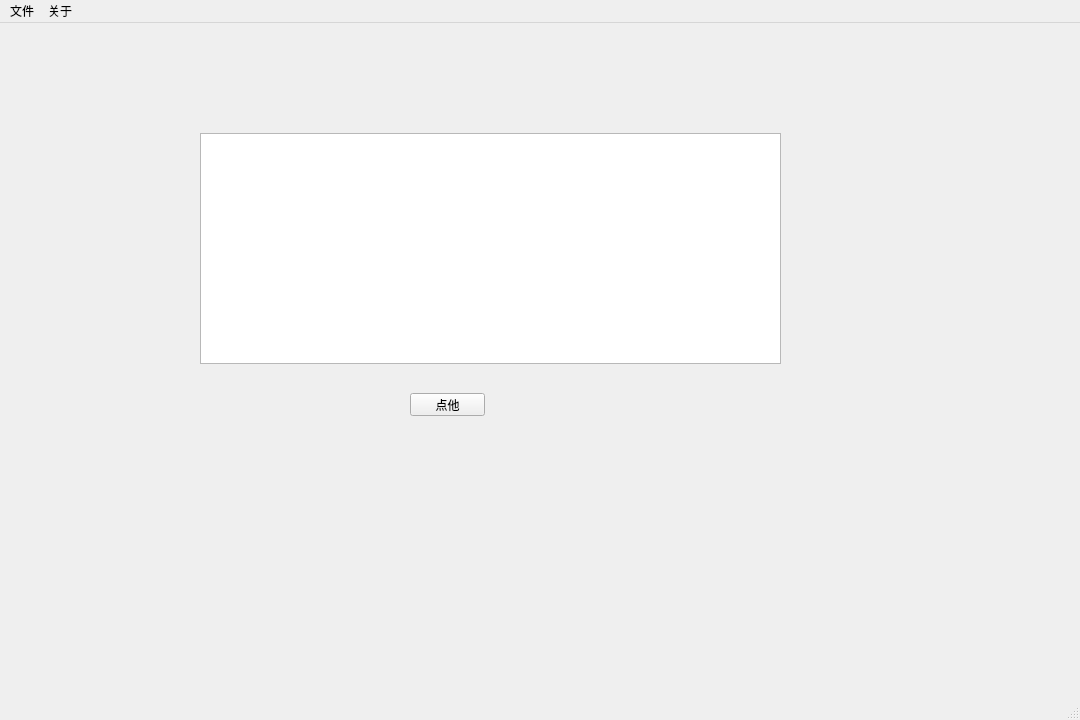
<?xml version="1.0" encoding="UTF-8"?>
<ui version="4.0">
 <class>MainWindow</class>
 <widget class="QMainWindow" name="MainWindow">
  <property name="geometry">
   <rect>
    <x>0</x>
    <y>0</y>
    <width>1080</width>
    <height>720</height>
   </rect>
  </property>
  <property name="windowTitle">
   <string>MainWindow</string>
  </property>
  <widget class="QWidget" name="centralwidget">
   <widget class="QPushButton" name="pushButton">
    <property name="geometry">
     <rect>
      <x>410</x>
      <y>370</y>
      <width>75</width>
      <height>23</height>
     </rect>
    </property>
    <property name="text">
     <string>点他</string>
    </property>
   </widget>
   <widget class="QTextBrowser" name="textBrowser">
    <property name="geometry">
     <rect>
      <x>200</x>
      <y>110</y>
      <width>581</width>
      <height>231</height>
     </rect>
    </property>
   </widget>
  </widget>
  <widget class="QMenuBar" name="menubar">
   <property name="geometry">
    <rect>
     <x>0</x>
     <y>0</y>
     <width>1080</width>
     <height>23</height>
    </rect>
   </property>
   <widget class="QMenu" name="menu">
    <property name="title">
     <string>文件</string>
    </property>
    <widget class="QMenu" name="menu_3">
     <property name="title">
      <string>打开</string>
     </property>
     <addaction name="open_file"/>
     <addaction name="open_folder"/>
    </widget>
    <addaction name="menu_3"/>
   </widget>
   <widget class="QMenu" name="menu_2">
    <property name="title">
     <string>关于</string>
    </property>
    <addaction name="cat_version"/>
    <addaction name="cat_author"/>
   </widget>
   <addaction name="menu"/>
   <addaction name="menu_2"/>
  </widget>
  <widget class="QStatusBar" name="statusbar"/>
  <action name="cat_version">
   <property name="text">
    <string>版本</string>
   </property>
  </action>
  <action name="cat_author">
   <property name="text">
    <string>作者</string>
   </property>
  </action>
  <action name="open_file">
   <property name="text">
    <string>文件</string>
   </property>
  </action>
  <action name="open_folder">
   <property name="text">
    <string>文件夹</string>
   </property>
  </action>
 </widget>
 <resources/>
 <connections/>
 <slots>
  <slot>open_file_slot()</slot>
 </slots>
</ui>
